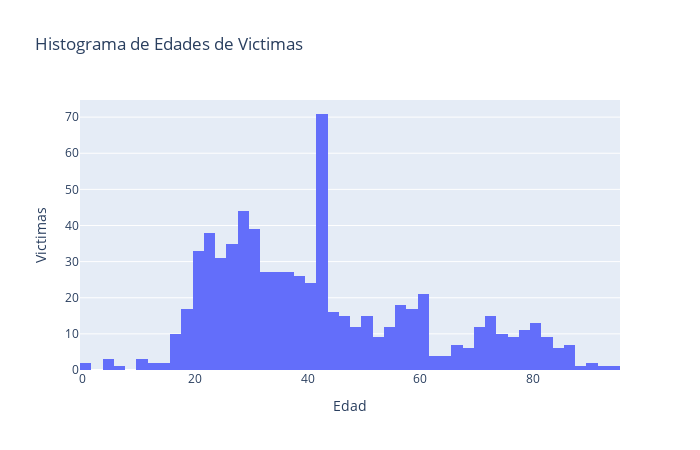

Notebook code for this chart:
### Markdown cell above
##### Histograma

### Code cell
# Creamos un histograma de 'EDAD'
fig = px.histogram(df_homicidios, x='EDAD', nbins=50, title='Histograma de Edades de Victimas')
fig.update_layout(xaxis_title='Edad',
                  yaxis_title='Victimas',
                  autosize=False, width=700, height=450, template='plotly'
)
fig.show()

### Figure 1 — Plotly figure (JSON) as saved in the notebook; plotly's stock layout.template omitted (floating-point values rounded to 4 significant figures; data arrays with more than 128 entries replaced by an {"elided": "..."} marker saying what was removed)
{"data": [{"alignmentgroup": "True", "bingroup": "x", "hovertemplate": "EDAD=%{x}<br>count=%{y}<extra></extra>", "legendgroup": "", "marker": {"color": "#636efa", "pattern": {"shape": ""}}, "name": "", "nbinsx": 50, "offsetgroup": "", "orientation": "v", "showlegend": false, "type": "histogram", "x": {"elided": "715 int values"}, "xaxis": "x", "yaxis": "y"}], "layout": {"autosize": false, "barmode": "relative", "height": 450, "legend": {"tracegroupgap": 0}, "title": {"text": "Histograma de Edades de Victimas"}, "width": 700, "xaxis": {"anchor": "y", "domain": [0, 1], "title": {"text": "Edad"}}, "yaxis": {"anchor": "x", "domain": [0, 1], "title": {"text": "Victimas"}}}}
